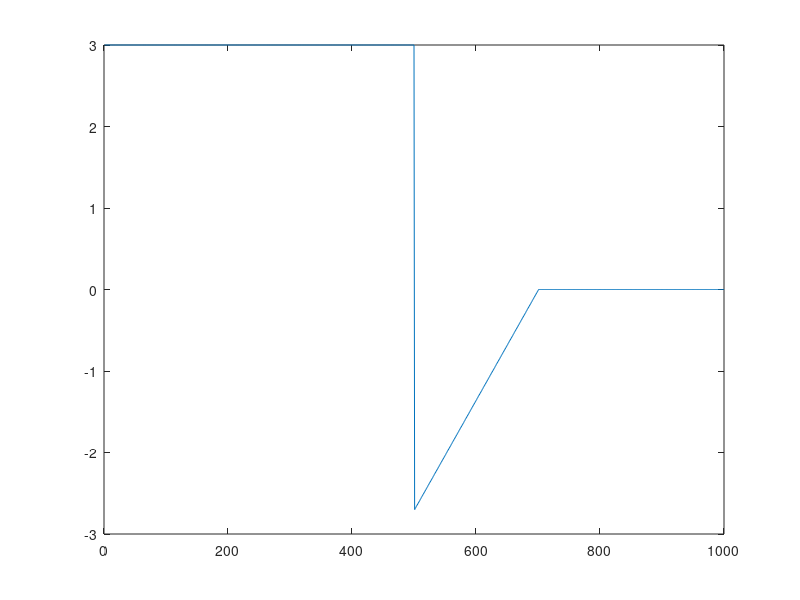

Recreate this plot in MATLAB.
mo = 9.11e-31;   %mass of electron

hbar = 1.05e-34
m = 0.22*mo;     %effective mass cit: http://journals.aps.org/prb/pdf/10.1103/PhysRevB.57.1374
q = 1.60e-19;
Kb = 8.61673e-5;

L = 50e-9; %2L = 100nm
N = 1000;
x = linspace(-L,L,N)';
dx = x(2) - x(1);

trig = -2.7:0.027/2:-0.01;
U = [3*ones(1,500) trig zeros(1,300)]'; %guess potential

% Three-point finite-difference representation of Laplacian
% using sparse matrices, where you save memory by only
% storing non-zero matrix elements
e = ones(N,1); 
Lap = spdiags([e -2*e e],[-1 0 1],N,N)/dx^2;

for i=1:1
% Total Hamiltonian
% constants for Hamiltonian 
H = -1/2*(hbar^2/m)*Lap + spdiags(U,0,N,N);
%H = -1/2*Lap + spdiags(U,0,N,N);

% Find lowest nmodes eigenvectors and eigenvalues of sparse matrix 
nmodes = 10; options.disp = 0;
[V,E] = eigs(H,nmodes,'sa',options); % find eigs
[E,ind] = sort(diag(E));% convert E to vector and sort low to high 

V = V(:,ind); % rearrange corresponding eigenvectors

% Generate plot of lowest energy eigenvectors V(x) and U(x)
Usc = U*max(abs(V(:)))/max(abs(U)); % rescale U for plotting 

%plot(x,V,x,Usc,'--k'); % plot V(x) and rescaled U(x)
% Add legend showing Energy of plotted V(x)

%plot(x,100*V(:,1:10)+E(1:10)',x,U)

e = ones(N,1); 
Lap = spdiags([e -2*e e],[-1 0 1],N,N)/dx^2;
Poisson = Lap;

dielcost = [9*ones(1,500) 11*ones(1,500)]';
%second term
n=0;
for ei=1:nmodes
Efermi = 0.403; %V
n = n + m*Kb*300/(pi*hbar^2)*log(1 + exp((Efermi - E(ei))/(Kb*300)))*V(:,ei).^2 ;
end

xx = [1:500];
norm = 0.00000001+2*sum(n)*normpdf(xx,500,50);
Nd  = [norm zeros(1,500)]';
Tot = -q*(Nd-n)./dielcost;
%solver
[X, R] = linsolve(zeros(N,N)+Poisson, Tot);
% 0.195 eV
DeltaE =  -[19.5*ones(500,1)' 0*ones(500,1)']; %zeros(1000,1); 
%U = -X-DeltaE';
end
plot(U)